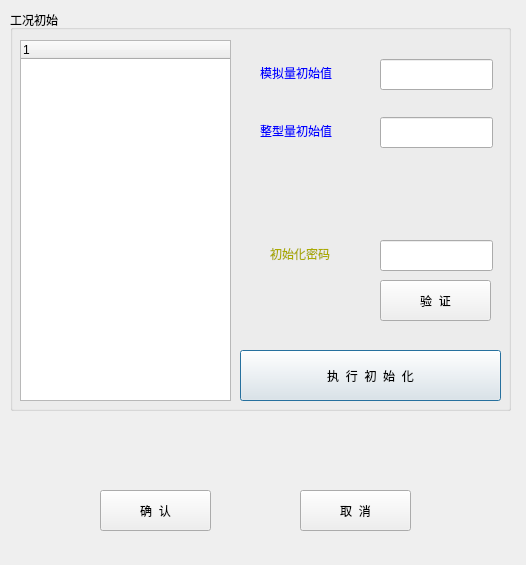
<?xml version="1.0" encoding="UTF-8"?>
<ui version="4.0">
 <class>SceneReset</class>
 <widget class="QDialog" name="SceneReset">
  <property name="geometry">
   <rect>
    <x>0</x>
    <y>0</y>
    <width>526</width>
    <height>565</height>
   </rect>
  </property>
  <property name="windowTitle">
   <string>工况初始</string>
  </property>
  <widget class="QGroupBox" name="groupBox">
   <property name="geometry">
    <rect>
     <x>10</x>
     <y>10</y>
     <width>501</width>
     <height>401</height>
    </rect>
   </property>
   <property name="title">
    <string>工况初始</string>
   </property>
   <widget class="QTreeWidget" name="treeWidget">
    <property name="geometry">
     <rect>
      <x>10</x>
      <y>30</y>
      <width>211</width>
      <height>361</height>
     </rect>
    </property>
    <column>
     <property name="text">
      <string notr="true">1</string>
     </property>
    </column>
   </widget>
   <widget class="QPushButton" name="pushButtonInit">
    <property name="geometry">
     <rect>
      <x>230</x>
      <y>340</y>
      <width>261</width>
      <height>51</height>
     </rect>
    </property>
    <property name="styleSheet">
     <string notr="true">font: 75 12pt &quot;Agency FB&quot;;</string>
    </property>
    <property name="text">
     <string>执  行  初  始  化</string>
    </property>
   </widget>
   <widget class="QLabel" name="label">
    <property name="geometry">
     <rect>
      <x>250</x>
      <y>42</y>
      <width>111</width>
      <height>41</height>
     </rect>
    </property>
    <property name="styleSheet">
     <string notr="true">color: rgb(0, 0, 255);font: 12pt &quot;Agency FB&quot;;</string>
    </property>
    <property name="text">
     <string>模拟量初始值</string>
    </property>
   </widget>
   <widget class="QLineEdit" name="lineEditANA">
    <property name="geometry">
     <rect>
      <x>370</x>
      <y>49</y>
      <width>113</width>
      <height>31</height>
     </rect>
    </property>
   </widget>
   <widget class="QLineEdit" name="lineEditINT">
    <property name="geometry">
     <rect>
      <x>370</x>
      <y>107</y>
      <width>113</width>
      <height>31</height>
     </rect>
    </property>
   </widget>
   <widget class="QLabel" name="label_2">
    <property name="geometry">
     <rect>
      <x>250</x>
      <y>100</y>
      <width>111</width>
      <height>41</height>
     </rect>
    </property>
    <property name="styleSheet">
     <string notr="true">color: rgb(0, 0, 255);font: 12pt &quot;Agency FB&quot;;</string>
    </property>
    <property name="text">
     <string>整型量初始值</string>
    </property>
   </widget>
   <widget class="QPushButton" name="pushButton_confirm">
    <property name="geometry">
     <rect>
      <x>370</x>
      <y>270</y>
      <width>111</width>
      <height>41</height>
     </rect>
    </property>
    <property name="styleSheet">
     <string notr="true">font: 12pt &quot;Agency FB&quot;;</string>
    </property>
    <property name="text">
     <string>验  证</string>
    </property>
   </widget>
  </widget>
  <widget class="QLabel" name="label_3">
   <property name="geometry">
    <rect>
     <x>270</x>
     <y>233</y>
     <width>81</width>
     <height>41</height>
    </rect>
   </property>
   <property name="styleSheet">
    <string notr="true">font: 12pt &quot;Agency FB&quot;;
color: rgb(170, 170, 0);</string>
   </property>
   <property name="text">
    <string>初始化密码</string>
   </property>
  </widget>
  <widget class="QLineEdit" name="lineEditPSW">
   <property name="geometry">
    <rect>
     <x>380</x>
     <y>240</y>
     <width>113</width>
     <height>31</height>
    </rect>
   </property>
   <property name="echoMode">
    <enum>QLineEdit::Password</enum>
   </property>
  </widget>
  <widget class="QPushButton" name="pushButton_OK">
   <property name="geometry">
    <rect>
     <x>100</x>
     <y>490</y>
     <width>111</width>
     <height>41</height>
    </rect>
   </property>
   <property name="styleSheet">
    <string notr="true">font: 12pt &quot;Agency FB&quot;;</string>
   </property>
   <property name="text">
    <string>确  认</string>
   </property>
  </widget>
  <widget class="QPushButton" name="pushButton_CANCEL">
   <property name="geometry">
    <rect>
     <x>300</x>
     <y>490</y>
     <width>111</width>
     <height>41</height>
    </rect>
   </property>
   <property name="styleSheet">
    <string notr="true">font: 12pt &quot;Agency FB&quot;;</string>
   </property>
   <property name="text">
    <string>取  消</string>
   </property>
  </widget>
 </widget>
 <resources/>
 <connections/>
</ui>
